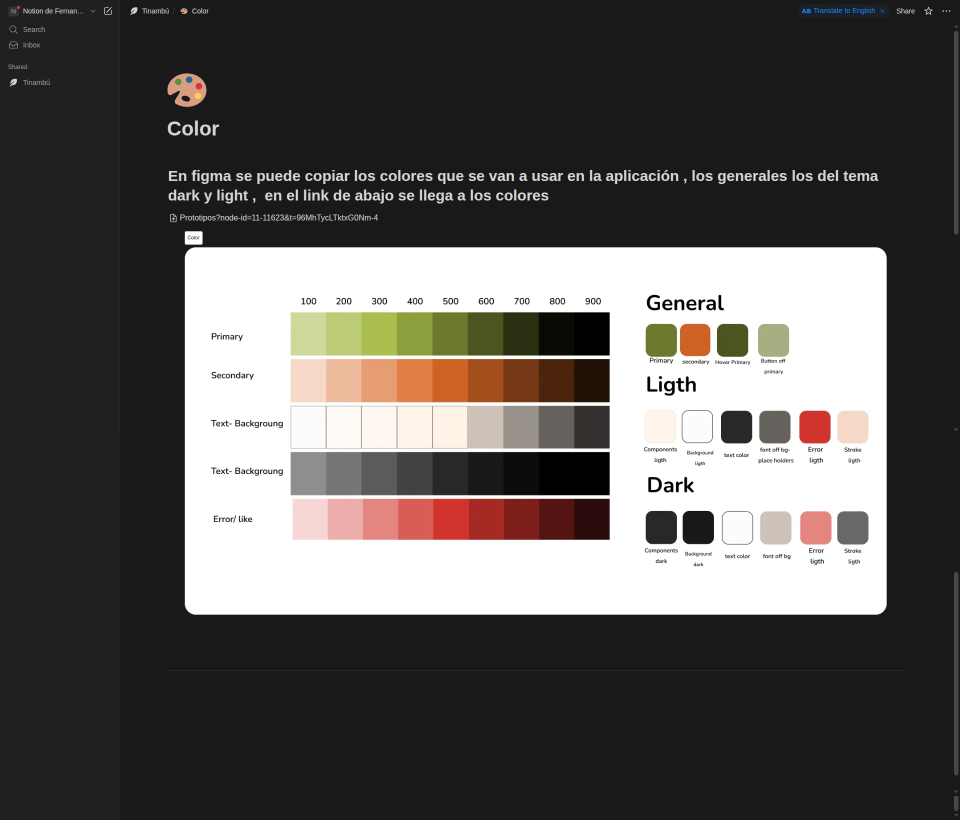
#> input picture designs/style-guide/Color-08-10-2025_09_37_AM.png, 1920 x 1642 px, found by its file name (shown at 1/2 size)
$ python extract_design_colors.py
#> lines starting #> are read from the running program, lines starting #| are printed output that depends on the picture
#!/usr/bin/env python3
"""
Script to extract color information from design PNG files
"""
import os
import sys
from PIL import Image
from collections import Counter
import colorsys

def rgb_to_hex(rgb):
    """Convert RGB tuple to hex string"""
    return '#{:02x}{:02x}{:02x}'.format(rgb[0], rgb[1], rgb[2])

def get_dominant_colors(image_path, num_colors=10):
    """Extract dominant colors from an image"""
#> called with num_colors = 10
    try:
        image = Image.open(image_path)
#> image is the input picture: PIL image 1920x1642 RGBA; mean R, G, B, A 89.9, 87, 84.8, 254.7

        # Convert to RGB if necessary
        if image.mode != 'RGB':
            image = image.convert('RGB')
#> image: PIL image 1920x1642 RGB

        # Resize image to speed up processing
        image = image.resize((150, 150))
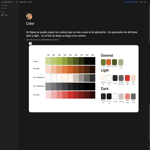
#> image: PIL image 150x150 RGB; mean R, G, B 89.8, 86.8, 84.6

        # Get all pixels
        pixels = list(image.getdata())
#> pixels = 22500 items

        # Count pixel frequencies
        pixel_count = Counter(pixels)
#> pixel_count = 1876 items

        # Get most common colors
        dominant_colors = pixel_count.most_common(num_colors)
#> dominant_colors = [((25, 25, 25), 10184), ((255, 255, 255), 3752), ((32, 32, 32), 2551), ((22, 22, 22), 207), ((24, 24, 24), 199), ((28, 28, 28), 141), ((31, 31, 31), 113), ((207, 207, 207), 111), ((17, 17, 17), 110), ((96, 96, 96), 107)]

        # Convert to hex and filter out very similar colors
        hex_colors = []
        for color, count in dominant_colors:
            hex_color = rgb_to_hex(color)
            # Skip white, black, and very light/dark grays (likely background)
            if color != (255, 255, 255) and color != (0, 0, 0):
                # Check if color is not too similar to existing colors
                is_unique = True
                for existing_hex in hex_colors:
                    existing_rgb = tuple(int(existing_hex[i:i+2], 16) for i in (1, 3, 5))
                    # Simple color distance check
                    distance = sum(abs(a - b) for a, b in zip(color, existing_rgb))
                    if distance < 30:  # Threshold for similarity
                        is_unique = False
                        break

                if is_unique:
                    hex_colors.append(hex_color)
#> this loop made 10 passes
#> (color, count, hex_color) on passes 1 to 10: ((25, 25, 25), 10184, '#191919'), ((255, 255, 255), 3752, '#ffffff'), ((32, 32, 32), 2551, '#202020'), ((22, 22, 22), 207, '#161616'), ((24, 24, 24), 199, '#181818'), ((28, 28, 28), 141, '#1c1c1c'), ((31, 31, 31), 113, '#1f1f1f'), ((207, 207, 207), 111, '#cfcfcf'), ((17, 17, 17), 110, '#111111'), ((96, 96, 96), 107, '#606060')
#> after the loop, hex_colors = ['#191919', '#cfcfcf', '#606060']

        return hex_colors[:8]  # Return top 8 unique colors

    except Exception as e:
        print(f"Error processing {image_path}: {e}")
        return []

def analyze_design_files():
    """Analyze all design files and extract color information"""
    base_path = "/media/laura/datos/proyectos/web-paso-centurion-tours"
    style_guide_path = os.path.join(base_path, "designs", "style-guide")

    print("=== TINAMBÚ DESIGN SYSTEM COLOR ANALYSIS ===\n")

    # Analyze color guide specifically
    color_file = os.path.join(style_guide_path, "Color-08-10-2025_09_37_AM.png")
    if os.path.exists(color_file):
        print("🎨 COLOR PALETTE (from Color guide):")
        colors = get_dominant_colors(color_file)
#> colors = ['#191919', '#cfcfcf', '#606060']
        for i, color in enumerate(colors, 1):
            print(f"  Color {i}: {color}")
#> this loop made 3 passes
#> color on passes 1 to 3: '#191919', '#cfcfcf', '#606060'
#|   Color 1: #191919
#|   Color 2: #cfcfcf
#|   Color 3: #606060
        print()

    # Analyze other style guide files
    style_files = [
        "Tipografía-08-10-2025_09_39_AM.png",
        "Aplicación-del-tema-light-y-dark-08-10-2025_09_37_AM.png",
        "Shadow-08-10-2025_09_51_AM.png"
    ]

    for filename in style_files:
        filepath = os.path.join(style_guide_path, filename)
        if os.path.exists(filepath):
            print(f"📋 {filename.split('-')[0].upper()}:")
            colors = get_dominant_colors(filepath, 5)
#> call 2 of get_dominant_colors, with num_colors = 5
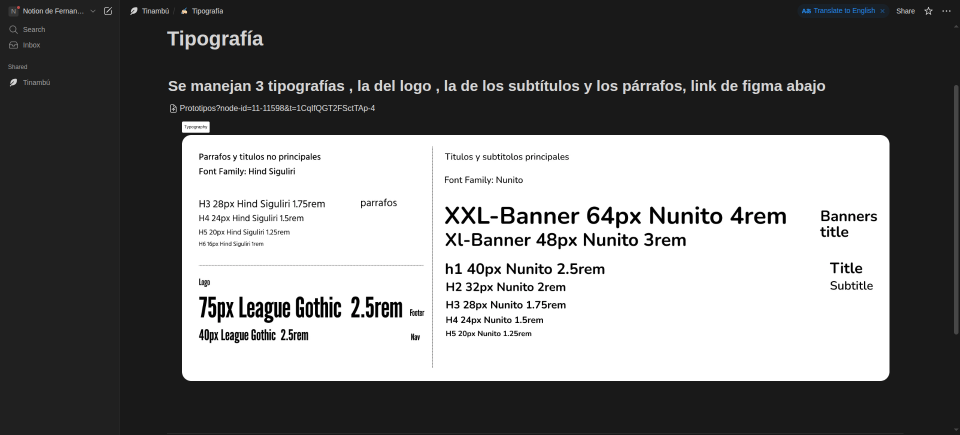
#> input picture designs/style-guide/Tipografía-08-10-2025_09_39_AM.png, 1920 x 869 px, found by its file name (shown at 1/2 size)
#> in get_dominant_colors, image is the input picture: PIL image 1920x869 RGBA; mean R, G, B, A 118.2, 118.3, 118.3, 255
#> in get_dominant_colors (call 2), `image = image.resize((150, 150))`:
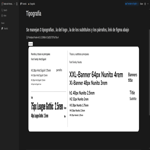
#> image: PIL image 150x150 RGB; mean R, G, B 118, 118, 118.1
#> in get_dominant_colors (call 2), `pixel_count = Counter(pixels)`: pixel_count = 847 items
#> in get_dominant_colors (call 2), `dominant_colors = pixel_count.most_common(num_colors)`: dominant_colors = [((25, 25, 25), 8079), ((255, 255, 255), 7101), ((32, 32, 32), 2500), ((31, 31, 31), 195), ((16, 16, 16), 187)]
#> the loop in get_dominant_colors (call 2), `for color, count in dominant_colors:` made 5 passes
#> (color, count, hex_color) on passes 1 to 5: ((25, 25, 25), 8079, '#191919'), ((255, 255, 255), 7101, '#ffffff'), ((32, 32, 32), 2500, '#202020'), ((31, 31, 31), 195, '#1f1f1f'), ((16, 16, 16), 187, '#101010')
#> after the loop in get_dominant_colors (call 2), `for color, count in dominant_colors:`: hex_colors = ['#191919']
#> colors = ['#191919']
            for color in colors:
                print(f"  {color}")
#> this loop made 1 pass
#|   #191919
            print()
#> pass 2 of the loop in analyze_design_files, `for filename in style_files:`:
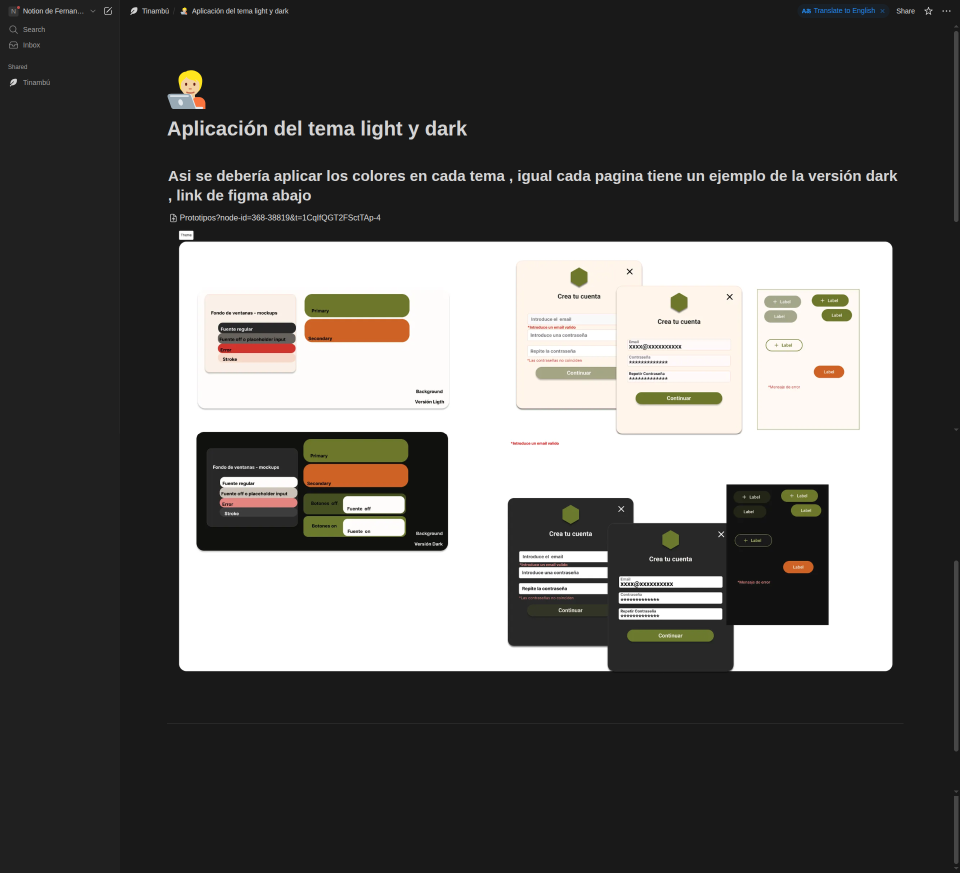
#> input picture designs/style-guide/Aplicación-del-tema-light-y-dark-08-10-2025_09_37_AM.png, 1920 x 1748 px, found by its file name (shown at 1/2 size)
#> in get_dominant_colors, image is the input picture: PIL image 1920x1748 RGBA; mean R, G, B, A 92.7, 91.4, 89.4, 254.7
#> in get_dominant_colors (call 3), `image = image.resize((150, 150))`:
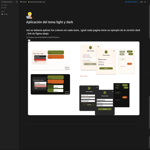
#> image: PIL image 150x150 RGB; mean R, G, B 92.5, 91.3, 89.2
#> pixel_count = 2090 items
#> dominant_colors = [((25, 25, 25), 9006), ((255, 255, 255), 3433), ((32, 32, 32), 2581), ((22, 22, 22), 295), ((254, 252, 251), 268)]
#> the loop in get_dominant_colors (call 3), `for color, count in dominant_colors:` made 5 passes
#> (color, count, hex_color) on passes 1 to 5: ((25, 25, 25), 9006, '#191919'), ((255, 255, 255), 3433, '#ffffff'), ((32, 32, 32), 2581, '#202020'), ((22, 22, 22), 295, '#161616'), ((254, 252, 251), 268, '#fefcfb')
#> after the loop in get_dominant_colors (call 3), `for color, count in dominant_colors:`: hex_colors = ['#191919', '#fefcfb']
#> the loop in analyze_design_files, `for color in colors:` made 2 passes
#> (printed output is left out)
#> pass 3 of the loop in analyze_design_files, `for filename in style_files:`:
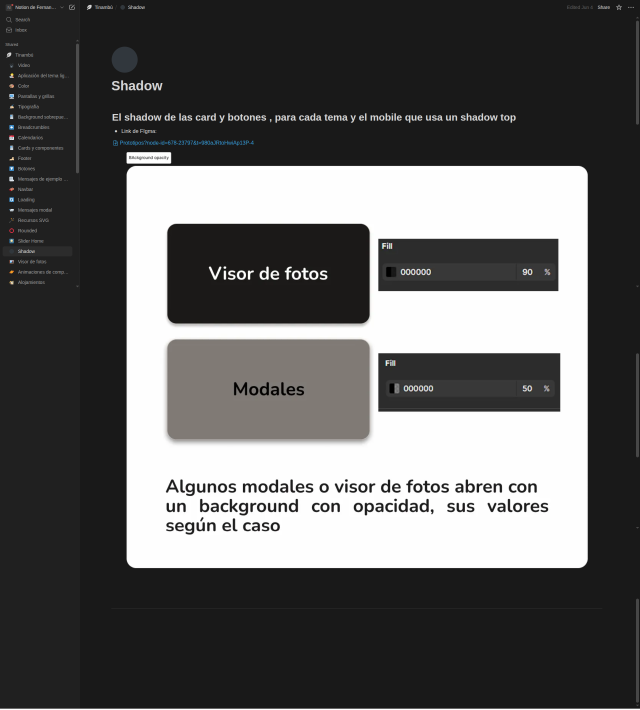
#> input picture designs/style-guide/Shadow-08-10-2025_09_51_AM.png, 1920 x 2128 px, found by its file name (shown at 1/3 size)
#> in get_dominant_colors, image is the input picture: PIL image 1920x2128 RGBA; mean R, G, B, A 94.2, 93.9, 93.6, 254.8
#> in get_dominant_colors (call 4), `image = image.resize((150, 150))`:
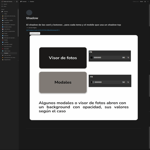
#> image: PIL image 150x150 RGB; mean R, G, B 94, 93.7, 93.4
#> pixel_count = 1089 items
#> dominant_colors = [((25, 25, 25), 8504), ((254, 254, 254), 3743), ((32, 32, 32), 1957), ((255, 255, 255), 1059), ((128, 122, 117), 690)]
#> the loop in get_dominant_colors (call 4), `for color, count in dominant_colors:` made 5 passes
#> (color, count, hex_color) on passes 1 to 5: ((25, 25, 25), 8504, '#191919'), ((254, 254, 254), 3743, '#fefefe'), ((32, 32, 32), 1957, '#202020'), ((255, 255, 255), 1059, '#ffffff'), ((128, 122, 117), 690, '#807a75')
#> after the loop in get_dominant_colors (call 4), `for color, count in dominant_colors:`: hex_colors = ['#191919', '#fefefe', '#807a75']
#> the loop in analyze_design_files, `for color in colors:` made 3 passes
#> color on passes 1 to 3: '#191919', '#fefefe', '#807a75'
#> (printed output is left out)

if __name__ == "__main__":
    analyze_design_files()
